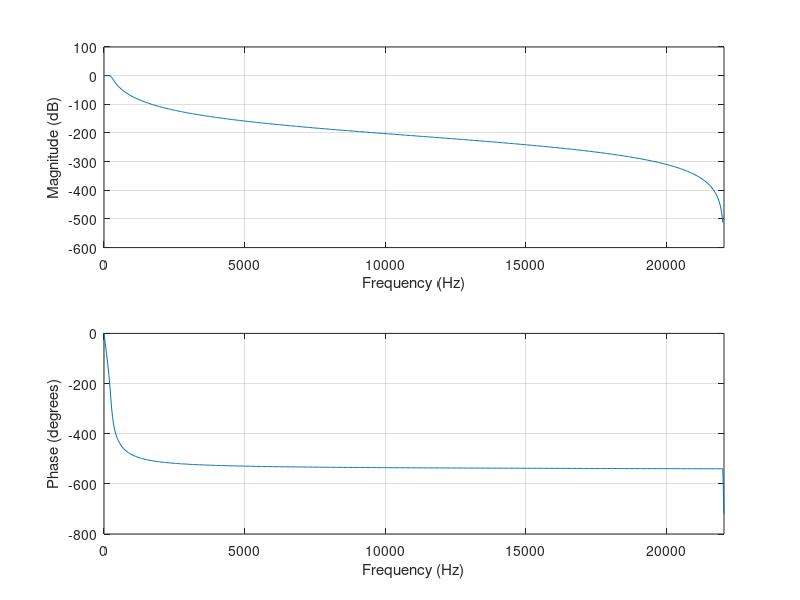

The MATLAB source for this figure:
function y = myIIR()
  #type, fs, cutOfFreq, order, input
  #'low' specifies a lowpass filter with cutoff frequency Wn. 'low' is the default for scalar Wn.
  #'high' specifies a highpass filter with cutoff frequency Wn.
  #'bandpass' specifies a bandpass filter of order 2n if Wn is a two-element vector. 'bandpass' is the default when Wn has two elements.
  #'stop' specifies a bandstop filter of order 2n if Wn is a two-element vector.


  type = 'low';
  fs = 44100;
  cutOfFreq = 250;
  order = 6;
  pkg load signal;

  #high, order: 1, fs = [0 250]
  #bandpass, order: fs =  [250 2000]
  #low, order: 4 fs = [2000 20000]

 #[n,Wn] = buttord(passband/(fs/2), stopband/(fs/2),1,60);
  #[b,a] = butter(n,Wn);

  fa = (fs/pi) * tan(pi * (cutOfFreq/fs));
  fa
  [sb, sa] = butter(order,2*pi*fa, type, 's');
  [zb, za] = bilinear(sb, sa, 1/fs);
  freqz(zb, za,[], fs);


  #freqz(zb, za, [], fs);

  #y = filter(zb, za, input);
  #plot(y);
  #title('filtred signal');
end
